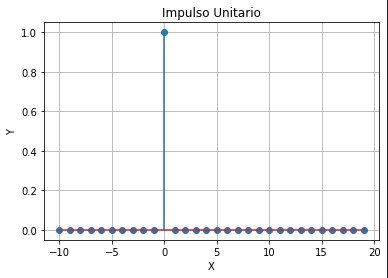

Python code for this plot:
import numpy as np
import matplotlib.pyplot as plt
plt.close('all')

n = np.arange(-10, 20)
l = np.size(n)
s = np.zeros(l)
ind = np.where(n==0)
s[ind] = 1

plt.stem(n,s)
plt.title('Impulso Unitario')
plt.xlabel('X')
plt.ylabel('Y')
plt.grid(True)

with open("impulsoUnitario.pcm", "wb") as new_file:
    for x in s:
        new_file.write(x)
new_file.close()
